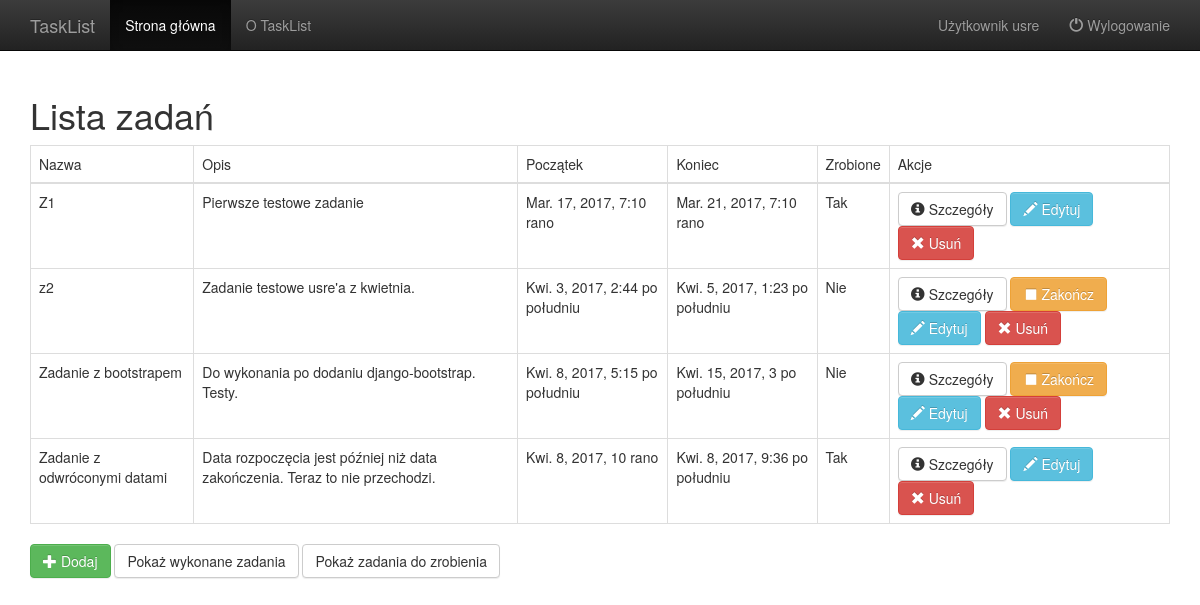
Before: /tasks (signed in) with the older database file.
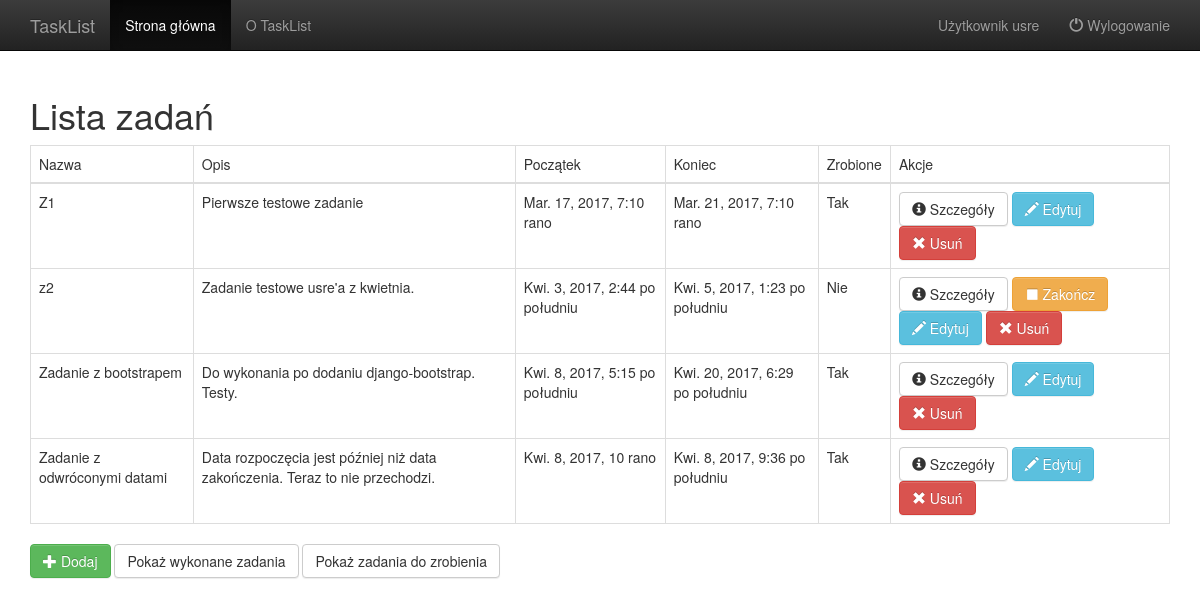
After: the same page with the newer database file.
### TaskList/models.py (models this page shows, shortened)
class Task(models.Model):
    user = models.ForeignKey(User)
    name = models.CharField(max_length=256)
    description = models.TextField(max_length=4000)
    start = models.DateTimeField(default=datetime.now)
    end = models.DateTimeField(default=datetime.now)
    done = models.BooleanField(default=False)

### TaskList/list_views.py (the view)
# urls.py: url(r'^tasks$', list_views.TaskList.as_view(), name='task_list'),
@method_decorator(login_required, name='dispatch')
class TaskList(ListView):
    allow_empty = True
    def get_queryset(self):
        return Task.objects.filter(user=self.request.user.pk)
    def get_context_data(self, **kwargs):
        context = super(TaskList, self).get_context_data(**kwargs)
        context['user'] = self.request.user
        context['active'] = 'tasks'
        return context

### TaskList/AuthenticationBackend.py (called while the page is built)
    def get_user(self, user_id):
        try:
            return User.objects.get(pk=user_id)
        except User.DoesNotExist:
            return None

### TaskList/templates/TaskList/task_list.html (shortened to what this page needs)
{% extends "layout.html" %}
{% block content %}
    <h1>Lista zadań</h1>
	<table class="table table-bordered">
		<thead>
		<tr>
			<td>Nazwa</td><td>Opis</td><td>Początek</td><td>Koniec</td><td>Zrobione</td><td>Akcje</td>
		</tr>
		</thead>
		<tbody>
		{% for task in object_list %}
		<tr>
			<td>{{task.name}}</td><td>{{task.description}}</td><td>{{task.start}}</td><td>{{task.end}}</td>
            <td>
				{% if task.done %}
                Tak
                {% else %}
                Nie
				{% endif %}
			</td>
			<td>
				<a class="btn btn-default" href="{% url 'task_details' task.id %}">
                    <span class="glyphicon glyphicon-info-sign"></span>
                    Szczegóły
                </a>
                {% if not task.done %}
				<a class="btn btn-warning" href="{% url 'task_finish' task.id %}">
                    <span class="glyphicon glyphicon-stop"></span>
                    Zakończ
                </a>
				{% endif %}
				<a class="btn btn-info" href="{% url 'task_edit' task.id %}">
                    <span class="glyphicon glyphicon-pencil"></span>
                    Edytuj
                </a>
				<a class="btn btn-danger" href="{% url 'task_delete' task.id %}">
                    <span class="glyphicon glyphicon-remove"></span> Usuń
                </a>
			</td>
		</tr>
        {% empty %}
        <tr>Brak zadań</tr>
		{% endfor %}
		</tbody>
	</table>
	<a class="btn btn-success" href="{% url 'task_new' %}"><span class="glyphicon glyphicon-plus"></span> Dodaj</a>
	<a class="btn btn-default" href="{% url 'task_list_done' %}">Pokaż wykonane zadania</a>
	<a class="btn btn-default" href="{% url 'task_list_todo' %}">Pokaż zadania do zrobienia</a>
{% endblock %}

### TaskList/templates/layout.html (shortened to what this page needs)
<!DOCTYPE html>
<html>
<head>
    {% load staticfiles %}
    <link rel="stylesheet" href="{% static 'css/bootstrap-theme.min.css' %}" />
    <link rel="stylesheet" href="{% static 'css/bootstrap.min.css' %}" />
</head>
<body>
<nav class="navbar navbar-inverse navbar-fixed-top">
    <div class="container">
        <div class="navbar-header">
            {% if user.is_authenticated %}
            <a class="navbar-brand" href="/tasks">TaskList</a>
            {% else %}
            <a class="navbar-brand" href="/">TaskList</a>
            {% endif %}
        </div>
        <div id="navbar" class="collapse navbar-collapse">
            <ul class="nav navbar-nav">
                <li class="{% if active == 'tasks' or active == 'home' %}active{% endif %}">
                    {% if user.is_authenticated %}
                    <a href="/tasks">Strona główna</a>
                    {% else %}
                    <a href="/">Strona główna</a>
                    {% endif %}
                </li>
                <li class="{% if active == 'about' %}active{% endif %}">
                    <a href="/about">O TaskList</a>
                </li>
            </ul>
            {% if user.is_authenticated %}
            <ul class="nav navbar-nav navbar-right">
                <li class="{% if active == 'user' %}active{% endif %}"><a href="/user">Użytkownik {{user}}</a></li>
                <li><a href="/logout"><span class="glyphicon glyphicon-off"></span>&nbsp;Wylogowanie</a></li>
            </ul>
            {% endif %}
        </div>
    </div>
</nav>
<div class="container">
    {% block content %}
    {% endblock content %}
</div>
</body>
</html>

### TaskList/templates/layout.html (style rules this page uses)
body { padding-top: 75px; }

Changed rows visible on the page:
changed Task "Zadanie z bootstrapem": end "Kwi. 15, 2017, 3 po południu" → "Kwi. 20, 2017, 6:29 po południu"; done "Nie Zakończ" → "Tak"
